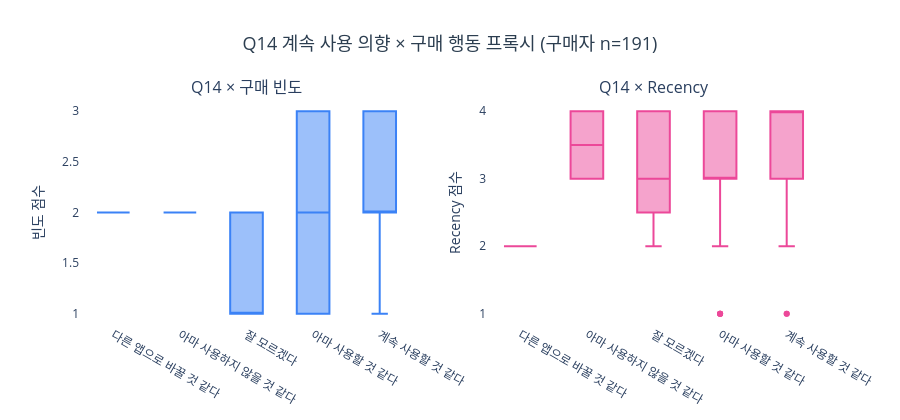

Notebook code cell kept with this figure:
### Code cell
from plotly.subplots import make_subplots

fig = make_subplots(rows=1, cols=2, subplot_titles=('Q14 × 구매 빈도', 'Q14 × Recency'))

CONTINUE_ORDER = ['다른 앱으로 바꿀 것 같다', '아마 사용하지 않을 것 같다', '잘 모르겠다', '아마 사용할 것 같다', '계속 사용할 것 같다']

for cat in CONTINUE_ORDER:
    vals_f = df[(df['continue_use'] == cat) & df['freq_score'].notna()]['freq_score']
    if len(vals_f) > 0:
        fig.add_trace(go.Box(y=vals_f, name=cat, marker_color='#3B82F6', showlegend=False), row=1, col=1)

for cat in CONTINUE_ORDER:
    vals_r = df[(df['continue_use'] == cat) & df['recency_score'].notna()]['recency_score']
    if len(vals_r) > 0:
        fig.add_trace(go.Box(y=vals_r, name=cat, marker_color='#EC4899', showlegend=False), row=1, col=2)

fig.update_layout(
    title=dict(text=f'Q14 계속 사용 의향 × 구매 행동 프록시 (구매자 n={len(sub_cf)})', x=0.5, xanchor='center', font=dict(size=18, color='#2c3e50')),
    plot_bgcolor='white',
    height=420
)
fig.update_yaxes(title_text='빈도 점수', row=1, col=1)
fig.update_yaxes(title_text='Recency 점수', row=1, col=2)
fig.show()

### Figure 1 — Plotly figure (JSON) as saved in the notebook; plotly's stock layout.template omitted (floating-point values rounded to 4 significant figures)
{"data": [{"marker": {"color": "#3B82F6"}, "name": "다른 앱으로 바꿀 것 같다", "showlegend": false, "type": "box", "xaxis": "x", "y": [2.0], "yaxis": "y"}, {"marker": {"color": "#3B82F6"}, "name": "아마 사용하지 않을 것 같다", "showlegend": false, "type": "box", "xaxis": "x", "y": [2.0, 2.0], "yaxis": "y"}, {"marker": {"color": "#3B82F6"}, "name": "잘 모르겠다", "showlegend": false, "type": "box", "xaxis": "x", "y": [1.0, 1.0, 2.0, 1.0, 1.0, 1.0, 2.0, 2.0], "yaxis": "y"}, {"marker": {"color": "#3B82F6"}, "name": "아마 사용할 것 같다", "showlegend": false, "type": "box", "xaxis": "x", "y": [2.0, 1.0, 1.0, 2.0, 2.0, 1.0, 2.0, 2.0, 1.0, 3.0, 1.0, 1.0, 2.0, 2.0, 2.0, 1.0, 1.0, 2.0, 3.0, 2.0, 2.0, 3.0, 3.0, 2.0, 2.0, 3.0, 1.0, 3.0, 1.0, 2.0, 3.0, 2.0, 2.0, 1.0, 2.0, 1.0, 2.0, 1.0, 1.0, 1.0, 1.0, 1.0, 3.0, 3.0, 3.0, 2.0, 1.0, 2.0, 1.0, 1.0, 1.0, 3.0, 2.0, 1.0, 1.0, 1.0, 1.0, 1.0, 3.0, 1.0, 1.0, 1.0, 3.0, 1.0, 3.0, 2.0, 2.0, 1.0, 3.0, 3.0, 1.0, 3.0, 3.0, 3.0], "yaxis": "y"}, {"marker": {"color": "#3B82F6"}, "name": "계속 사용할 것 같다", "showlegend": false, "type": "box", "xaxis": "x", "y": [2.0, 1.0, 1.0, 2.0, 3.0, 2.0, 2.0, 2.0, 2.0, 3.0, 1.0, 2.0, 3.0, 1.0, 2.0, 3.0, 2.0, 2.0, 3.0, 2.0, 2.0, 1.0, 2.0, 3.0, 1.0, 2.0, 2.0, 1.0, 1.0, 2.0, 2.0, 2.0, 2.0, 2.0, 2.0, 1.0, 1.0, 1.0, 1.0, 2.0, 3.0, 2.0, 2.0, 3.0, 3.0, 3.0, 2.0, 3.0, 3.0, 3.0, 1.0, 1.0, 3.0, 3.0, 3.0, 2.0, 3.0, 3.0, 1.0, 3.0, 3.0, 3.0, 1.0, 3.0, 2.0, 3.0, 3.0, 2.0, 1.0, 3.0, 3.0, 2.0, 3.0, 1.0, 3.0, 1.0, 1.0, 2.0, 2.0, 3.0, 3.0, 2.0, 3.0, 1.0, 2.0, 3.0, 2.0, 3.0, 2.0, 1.0, 2.0, 2.0, 3.0, 2.0, 1.0, 3.0, 3.0, 1.0, 3.0, 2.0, 3.0, 3.0, 2.0, 2.0, 3.0, 2.0], "yaxis": "y"}, {"marker": {"color": "#EC4899"}, "name": "다른 앱으로 바꿀 것 같다", "showlegend": false, "type": "box", "xaxis": "x2", "y": [2.0], "yaxis": "y2"}, {"marker": {"color": "#EC4899"}, "name": "아마 사용하지 않을 것 같다", "showlegend": false, "type": "box", "xaxis": "x2", "y": [4.0, 3.0], "yaxis": "y2"}, {"marker": {"color": "#EC4899"}, "name": "잘 모르겠다", "showlegend": false, "type": "box", "xaxis": "x2", "y": [4.0, 3.0, 4.0, 2.0, 2.0, 3.0, 4.0, 3.0], "yaxis": "y2"}, {"marker": {"color": "#EC4899"}, "name": "아마 사용할 것 같다", "showlegend": false, "type": "box", "xaxis": "x2", "y": [4.0, 2.0, 4.0, 3.0, 2.0, 4.0, 3.0, 3.0, 2.0, 2.0, 3.0, 2.0, 3.0, 3.0, 3.0, 3.0, 2.0, 3.0, 4.0, 4.0, 4.0, 3.0, 1.0, 3.0, 4.0, 3.0, 3.0, 4.0, 3.0, 3.0, 3.0, 3.0, 4.0, 3.0, 1.0, 2.0, 4.0, 2.0, 4.0, 3.0, 3.0, 4.0, 4.0, 4.0, 1.0, 3.0, 3.0, 4.0, 1.0, 3.0, 3.0, 4.0, 4.0, 3.0, 3.0, 3.0, 3.0, 2.0, 4.0, 2.0, 2.0, 2.0, 4.0, 3.0, 4.0, 2.0, 4.0, 2.0, 4.0, 4.0, 3.0, 4.0, 4.0, 4.0], "yaxis": "y2"}, {"marker": {"color": "#EC4899"}, "name": "계속 사용할 것 같다", "showlegend": false, "type": "box", "xaxis": "x2", "y": [3.0, 3.0, 4.0, 4.0, 4.0, 4.0, 3.0, 4.0, 4.0, 4.0, 4.0, 2.0, 4.0, 2.0, 3.0, 4.0, 3.0, 4.0, 4.0, 4.0, 4.0, 3.0, 3.0, 4.0, 3.0, 4.0, 4.0, 4.0, 3.0, 3.0, 4.0, 4.0, 3.0, 2.0, 4.0, 4.0, 4.0, 2.0, 3.0, 3.0, 3.0, 4.0, 4.0, 4.0, 3.0, 4.0, 4.0, 4.0, 4.0, 4.0, 4.0, 3.0, 4.0, 4.0, 4.0, 3.0, 4.0, 4.0, 4.0, 4.0, 4.0, 4.0, 2.0, 4.0, 4.0, 3.0, 4.0, 4.0, 1.0, 4.0, 4.0, 4.0, 4.0, 3.0, 4.0, 4.0, 4.0, 4.0, 4.0, 4.0, 4.0, 3.0, 4.0, 4.0, 3.0, 4.0, 4.0, 4.0, 4.0, 2.0, 4.0, 2.0, 4.0, 4.0, 3.0, 3.0, 3.0, 3.0, 4.0, 3.0, 4.0, 4.0, 3.0, 4.0, 4.0, 1.0], "yaxis": "y2"}], "layout": {"annotations": [{"font": {"size": 16}, "showarrow": false, "text": "Q14 × 구매 빈도", "x": 0.225, "xanchor": "center", "xref": "paper", "y": 1, "yanchor": "bottom", "yref": "paper"}, {"font": {"size": 16}, "showarrow": false, "text": "Q14 × Recency", "x": 0.775, "xanchor": "center", "xref": "paper", "y": 1, "yanchor": "bottom", "yref": "paper"}], "height": 420, "plot_bgcolor": "white", "title": {"font": {"color": "#2c3e50", "size": 18}, "text": "Q14 계속 사용 의향 × 구매 행동 프록시 (구매자 n=191)", "x": 0.5, "xanchor": "center"}, "xaxis": {"anchor": "y", "domain": [0, 0.45]}, "xaxis2": {"anchor": "y2", "domain": [0.55, 1]}, "yaxis": {"anchor": "x", "domain": [0, 1], "title": {"text": "빈도 점수"}}, "yaxis2": {"anchor": "x2", "domain": [0, 1], "title": {"text": "Recency 점수"}}}}
